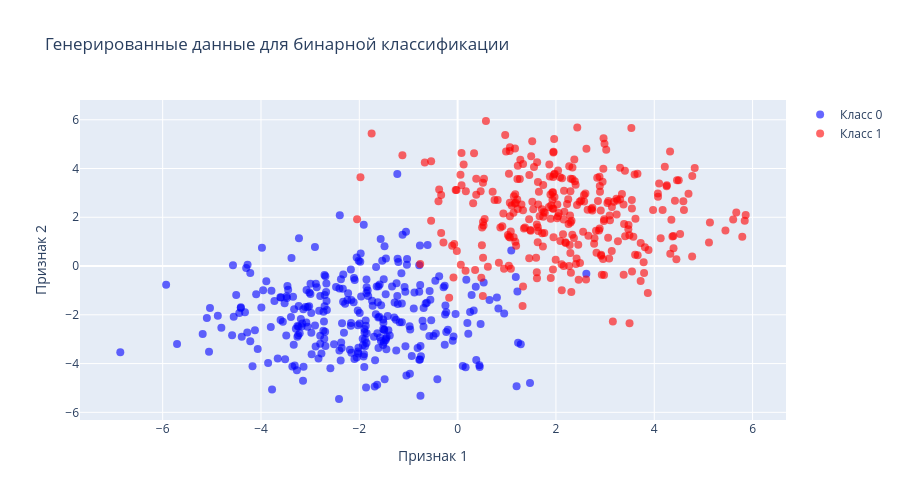

Write notebook code for a chart like this one.
### Markdown cell above
## Визуализация данных классификации

### Code cell
fig = go.Figure()

mask_0 = y_classification == 0
fig.add_trace(go.Scatter(
    x=X_classification[mask_0, 0],
    y=X_classification[mask_0, 1],
    mode='markers',
    name='Класс 0',
    marker=dict(color='blue', size=8, opacity=0.6)
))

mask_1 = y_classification == 1
fig.add_trace(go.Scatter(
    x=X_classification[mask_1, 0],
    y=X_classification[mask_1, 1],
    mode='markers',
    name='Класс 1',
    marker=dict(color='red', size=8, opacity=0.6)
))

fig.update_layout(
    title='Генерированные данные для бинарной классификации',
    xaxis_title='Признак 1',
    yaxis_title='Признак 2',
    height=500
)

fig.show()

### Figure 1 — Plotly figure (JSON) as saved in the notebook; plotly's stock layout.template omitted (floating-point values rounded to 4 significant figures; data arrays with more than 128 entries replaced by an {"elided": "..."} marker saying what was removed)
{"data": [{"marker": {"color": "blue", "opacity": 0.6, "size": 8}, "mode": "markers", "name": "Класс 0", "type": "scatter", "x": {"elided": "300 float values"}, "y": {"elided": "300 float values"}}, {"marker": {"color": "red", "opacity": 0.6, "size": 8}, "mode": "markers", "name": "Класс 1", "type": "scatter", "x": {"elided": "300 float values"}, "y": {"elided": "300 float values"}}], "layout": {"height": 500, "title": {"text": "Генерированные данные для бинарной классификации"}, "xaxis": {"title": {"text": "Признак 1"}}, "yaxis": {"title": {"text": "Признак 2"}}}}
